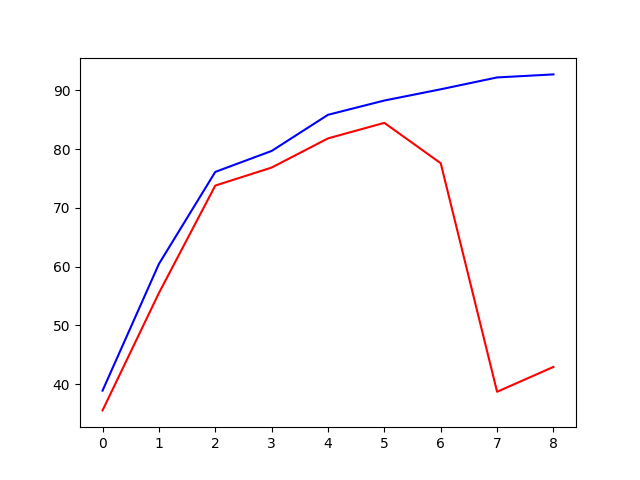

The Python source for this figure:
#!/usr/bin/env python3
import os
import numpy as np
from matplotlib import pyplot as plt
from NBC import NBClassifier
from Gaussian_NB import Gaussian_NBC
import pandas as pd
import sklearn.metrics as metrics
from Utilities import Utilities
from sklearn.decomposition import PCA
def findError(X,y,label,nbc):
	c_out=[]
	for test in X:
		c_out+=[nbc.predict(test)]
	# df=pd.DataFrame()
	# df['Actual']=y.astype(int).ravel()
	# df['Predicted']=np.array(c_out,dtype=np.int16).ravel()
	# df['Error']=df['Actual']-df['Predicted']
	# total_error=(df['Error']!=0).sum()
	# df.to_csv(desktop_path+"/"+label+".csv")
	#percentage_error=total_error/(df.count+1)
	y=y.astype(int).ravel()
	c=np.array(c_out,dtype=np.int16).ravel()
	accuracy_score=metrics.accuracy_score(y,c)
	print("The "+label+" accuracy is "+str(accuracy_score)+" percent.")
	return accuracy_score*100

def main():
	desktop_path=os.path.join(os.path.expanduser('~'), 'Desktop')
	training_path=desktop_path+"/trainingDigits"
	testing_path=desktop_path+"/testDigits"
	util=Utilities()
	features,outputs=util.converttoVector(training_path)
	test_feature,test_output=util.converttoVector(testing_path)
	# nb=NBClassifier(0.000001)
	# nb.fit(features,outputs)

	# findError(features,outputs,"Training",nb)
	# findError(test_feature,test_output,"Testing",nb)
	testing_accuracy=[]
	training_accuracy=[]
	for k in range(1,10):
		gnb=Gaussian_NBC()
		pca=PCA(n_components=k)
		X=pca.fit_transform(features)
		gnb.fit(X,outputs)
		X_test=np.matmul(test_feature,np.transpose(pca.components_))
		training_accuracy+=[findError(X,outputs,"Training",gnb)]
		testing_accuracy+=[findError(X_test,test_output,"Testing",gnb)]
	plt.plot(testing_accuracy,'r')
	plt.plot(training_accuracy,'b')
	plt.show()
#main
if __name__ == '__main__':
	main()
